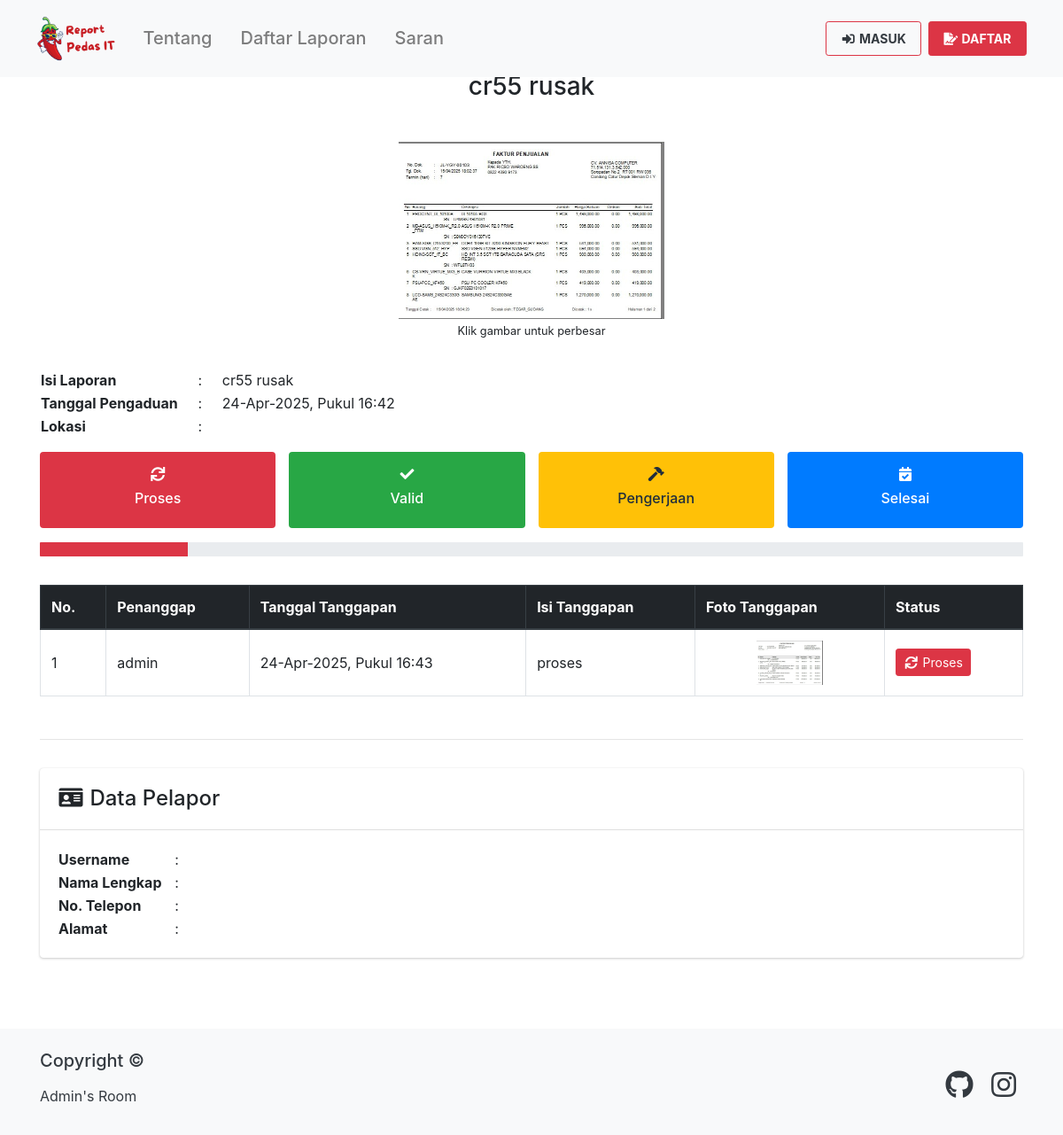
Page /landing/detailPengaduan/29 on the committed database.
### tables this page shows
CREATE TABLE `pengaduan`  (
  `id_pengaduan` int NOT NULL AUTO_INCREMENT,
  `id_pengguna` int NULL DEFAULT NULL,
  `nama_pelapor` varchar(255) NULL DEFAULT NULL,
  `no_wa` varchar(20) NULL DEFAULT NULL,
  `tgl_pengaduan` datetime NOT NULL,
  `isi_laporan` text NOT NULL,
  `foto` varchar(500) NULL DEFAULT 'default.png',
  `status_pengaduan` enum('belum_ditanggapi','proses','valid','pengerjaan','selesai','tidak_valid') NOT NULL DEFAULT 'belum_ditanggapi',
  `petugas` varchar(255) NULL DEFAULT NULL,
  `id_waroeng` int NOT NULL,
  `id_masyarakat` int NULL DEFAULT NULL,
  `id_jabatan` int NULL DEFAULT NULL,
  PRIMARY KEY (`id_pengaduan`) USING BTREE,
  INDEX `id_masyarakat`(`id_masyarakat` ASC) USING BTREE
);

CREATE TABLE `tanggapan`  (
  `id_tanggapan` int NOT NULL AUTO_INCREMENT,
  `isi_tanggapan` text NOT NULL,
  `tgl_tanggapan` datetime NOT NULL,
  `status_tanggapan` enum('proses','valid','pengerjaan','selesai','tidak_valid') NOT NULL,
  `foto_tanggapan` varchar(500) NOT NULL DEFAULT 'default.png',
  `id_pengaduan` int NOT NULL,
  `id_user` int NOT NULL,
  PRIMARY KEY (`id_tanggapan`) USING BTREE,
  INDEX `id_user`(`id_user`) USING BTREE,
  INDEX `id_pengaduan`(`id_pengaduan`) USING BTREE
);

CREATE TABLE `user`  (
  `id_user` int NOT NULL AUTO_INCREMENT,
  `nama` varchar(100) NOT NULL,
  `username` varchar(100) NOT NULL,
  `password` varchar(255) NOT NULL,
  `no_telepon` varchar(20) NOT NULL,
  `jabatan` enum('administrator','operator') NOT NULL,
  PRIMARY KEY (`id_user`) USING BTREE
);

### application/controllers/Landing.php (called while the page is built, shortened)
<?php
class Landing extends CI_Controller
{
	public function __construct()
	{
		$this->load->model('Pengaduan_model', 'pemo');
		$this->load->model('Landing_model', 'lamo');
		$this->load->model('Tanggapan_model', 'tamo');
	}
	public function detailPengaduan($id_pengaduan = 0)
	{
		$data['id_pengaduan'] 	= $id_pengaduan;
		$data['pengaduan']		= $this->pemo->getPengaduanById($id_pengaduan);
		$data['title']  		= 'Detail Pengaduan - ' . $data['pengaduan']['isi_laporan'];
		$data['tanggapan']		= $this->tamo->getTanggapanByIdPengaduan($id_pengaduan);
		$this->load->view('templates/header', $data);
		$this->load->view('landing/detail_pengaduan', $data);
		$this->load->view('templates/footer', $data);
	}
}

### index.php (called while the page is built, shortened)
<?php
require_once BASEPATH.'core/CodeIgniter.php';

### application/models/Pengaduan_model.php (called while the page is built, shortened)
<?php
class Pengaduan_model extends CI_Model
{
	public function getPengaduanById($id_pengaduan)
	{
		$this->db->join('pengguna', 'pengaduan.id_pengguna=pengguna.id_pengguna', 'left');
		$this->db->join('waroeng', 'pengaduan.id_waroeng=waroeng.id_waroeng');
		return $this->db->get_where('pengaduan', ['id_pengaduan' => $id_pengaduan])->row_array();
	}
}

### application/models/Tanggapan_model.php (called while the page is built, shortened)
<?php
class Tanggapan_model extends CI_Model
{
	public function getTanggapanByIdPengaduan($id_pengaduan)
	{
		$this->db->join('user', 'tanggapan.id_user=user.id_user');
		$this->db->join('pengaduan', 'tanggapan.id_pengaduan=pengaduan.id_pengaduan');
		$this->db->order_by('id_tanggapan', 'asc');
		return $this->db->get_where('tanggapan', ['pengaduan.id_pengaduan' => $id_pengaduan])->result_array();
	}
}

### application/views/landing/detail_pengaduan.php (the view, shortened to what this page needs)
<header>
	<nav class="navbar navbar-expand-lg navbar-light bg-light fixed-top">
	  <div class="container">
	    <a class="navbar-brand" href="<?= base_url(); ?>">
	      <img src="<?= base_url('assets/img/img_properties/favicon-text.png'); ?>" class="d-inline-block align-top img-fluid img-w-100">
	    </a>
	    <div class="collapse navbar-collapse" id="navbarNavAltMarkup">
	      <div class="navbar-nav">
	        <a class="nav-link page-scroll" href="<?= base_url('landing/'); ?>#tentang"><h5 class="my-auto">Tentang</h5></a>
	        <a class="nav-link page-scroll" href="<?= base_url('landing/'); ?>#daftar_laporan"><h5 class="my-auto">Daftar Laporan</h5></a>
	        <a class="nav-link page-scroll" href="<?= base_url('landing/'); ?>#saran"><h5 class="my-auto">Saran</h5></a>
	      </div>
	      <div class="navbar-nav ml-auto">
	        <a class="nav-link btn btn-sm font-weight-bold m-1 btn-login" href="<?= base_url('landing/masuk'); ?>"><i class="fas fa-fw fa-sign-in-alt"></i> MASUK</a>
	        <a class="nav-link btn btn-sm font-weight-bold m-1 btn-danger text-white" href="<?= base_url('landing/daftar'); ?>"><i class="fas fa-fw fa-file-signature"></i> DAFTAR</a>
	      </div>
	    </div>
	  </div>
	</nav>
</header>
<main class="flex-shrink-0">
	<div class="container mb-5">
		<div class="row justify-content-center py-3">
			<div class="col-lg header-title">
				<h3 class="text-center"><?= $pengaduan['isi_laporan']; ?></h3>
			</div>
		</div>
		<div class="row text-center py-3">
			<div class="col-lg">
				<a href="<?= base_url('assets/img/img_pengaduan/') . $pengaduan['foto']; ?>" class="enlarge">
					<img src="<?= base_url('assets/img/img_pengaduan/') . $pengaduan['foto']; ?>" class="img-fluid img-hm-200" alt="<?= $pengaduan['foto']; ?>">
				</a><br>
				<small>Klik gambar untuk perbesar</small>
			</div>
		</div>
		<div class="row my-3">
			<div class="col-lg">
				<table>
					<tr>
						<th class="align-middle">Isi Laporan</th>
						<td style="width: 3rem" class="align-middle text-center">:</td>
						<td class="align-middle"><?= $pengaduan['isi_laporan']; ?></td>
					</tr>
					<tr>
						<th class="align-middle">Tanggal Pengaduan</th>
						<td style="width: 3rem" class="align-middle text-center">:</td>
						<td class="align-middle"><?= date('d-M-Y, \P\u\k\u\l H:i', strtotime($pengaduan['tgl_pengaduan'])); ?></td>
					</tr>
					<tr>
						<th class="align-middle">Lokasi</th>
						<td style="width: 3rem" class="align-middle text-center">:</td>
						<td class="align-middle"><?= $pengaduan['kelurahan']; ?></td>
					</tr>
				</table>
			</div>
		</div>
		<div class="row my-2">
			<div class="col-3">
				<div class="text-center bg-danger py-3 rounded text-white">
					<h6><i class="fas fa-fw fa-sync"></i></h6>
					<h6>Proses</h6>
				</div>
			</div>
			<div class="col-3">
				<div class="text-center bg-success py-3 rounded text-white">
					<h6><i class="fas fa-fw fa-check"></i></h6>
					<h6>Valid</h6>
				</div>
			</div>
			<div class="col-3">
				<div class="text-center bg-warning py-3 rounded text-white">
					<h6><i class="fas fa-fw fa-hammer"></i></h6>
					<h6>Pengerjaan</h6>
				</div>
			</div>
			<div class="col-3">
				<div class="text-center bg-primary py-3 rounded text-white">
					<h6><i class="fas fa-fw fa-calendar-check"></i></h6>
					<h6>Selesai</h6>
				</div>
			</div>
		</div>
		<div class="row my-3">
			<div class="col">
				<?php if ($pengaduan['status_pengaduan'] == 'belum_ditanggapi'): ?>
					<div class="progress">
						<div class="progress-bar progress-bar-striped bg-danger" role="progressbar" style="width: 15%" aria-valuenow="15" aria-valuemin="0" aria-valuemax="100"></div>
					</div>
				<?php elseif ($pengaduan['status_pengaduan'] == 'proses'): ?>
					<div class="progress">
					  <div class="progress-bar bg-danger" role="progressbar" style="width: 15%" aria-valuenow="15" aria-valuemin="0" aria-valuemax="15"></div>
					</div>
				<?php elseif ($pengaduan['status_pengaduan'] == 'valid'): ?>
					<div class="progress">
					  <div class="progress-bar bg-success" role="progressbar" style="width: 40%" aria-valuenow="40" aria-valuemin="0" aria-valuemax="40"></div>
					</div>
				<?php elseif ($pengaduan['status_pengaduan'] == 'pengerjaan'): ?>
					<div class="progress">
					  <div class="progress-bar bg-warning" role="progressbar" style="width: 65%" aria-valuenow="65" aria-valuemin="0" aria-valuemax="65"></div>
					</div>
				<?php elseif ($pengaduan['status_pengaduan'] == 'selesai'): ?>
					<div class="progress">
					  <div class="progress-bar bg-primary" role="progressbar" style="width: 100%" aria-valuenow="100" aria-valuemin="0" aria-valuemax="100"></div>
					</div>
				<?php endif ?>
			</div>
		</div>
		<div class="row py-3">
			<div class="col-lg">
				<div class="table-responsive">
					<table class="table table-bordered">
						<thead class="thead-dark">
							<tr>
								<th class="align-middle">No.</th>
								<th class="align-middle">Penanggap</th>
								<th class="align-middle">Tanggal Tanggapan</th>
								<th class="align-middle">Isi Tanggapan</th>
								<th class="align-middle">Foto Tanggapan</th>
								<th class="align-middle">Status</th>
							</tr>
						</thead>
						<tbody>
							<?php $i = 1; ?>
							<?php foreach ($tanggapan as $dt): ?>
								<tr>
									<td class="align-middle"><?= $i++; ?></td>
									<td class="align-middle"><?= $dt['username']; ?></td>
									<td class="align-middle"><?= date('d-M-Y, \P\u\k\u\l H:i', strtotime($dt['tgl_tanggapan'])); ?></td>
									<td class="align-middle"><?= $dt['isi_tanggapan']; ?></td>
									<?php
										$status = explode('_', $dt['status_tanggapan']);
										$status = implode(' ', $status);
										$status = ucwords(strtolower($status));
									?>
									<td class="align-middle text-center">
										<a href="<?= base_url('assets/img/img_tanggapan/') . $dt['foto_tanggapan']; ?>" class="enlarge">
											<img src="<?= base_url('assets/img/img_tanggapan/') . $dt['foto_tanggapan']; ?>" class="img-fluid img-w-75-hm-100" alt="<?= $dt['foto_tanggapan']; ?>">
										</a>
									</td>
									<td class="align-middle">
										<?php if ($dt['status_tanggapan'] == 'proses'): ?>
											<button type="button" class="btn btn-sm text-center btn-danger"><i class="fas fa-fw fa-sync"></i> <?= $status; ?></button>
										<?php elseif ($dt['status_tanggapan'] == 'valid'): ?>
											<button type="button" class="btn btn-sm text-center btn-success"><i class="fas fa-fw fa-check"></i> <?= $status; ?></button>
										<?php elseif ($dt['status_tanggapan'] == 'pengerjaan'): ?>
											<button type="button" class="btn btn-sm text-center btn-warning"><i class="fas fa-fw fa-hammer"></i> <?= $status; ?></button>
										<?php elseif ($dt['status_tanggapan'] == 'selesai'): ?>
											<button type="button" class="btn btn-sm text-center btn-primary"><i class="fas fa-fw fa-check-double"></i> <?= $status; ?></button>
										<?php elseif ($dt['status_tanggapan'] == 'tidak_valid'): ?>
											<button type="button" class="btn btn-sm text-center btn-secondary"><i class="fas fa-fw fa-times"></i> <?= $status; ?></button>
										<?php else: ?>
											<button type="button" class="btn btn-sm text-center btn-secondary"><i class="fas fa-fw fa-times"></i> <?= $status; ?></button>
										<?php endif ?>
									</td>
								</tr>
							<?php endforeach ?>
						</tbody>
					</table>
				</div>
			</div>
		</div>
		<hr>
		<div class="row py-3">
			<div class="col-lg">
				<div class="card">
					<div class="card-header mt-2">
						<h4><i class="fas fa-fw fa-id-card"></i> Data Pelapor</h4>
					</div>
					<div class="card-body">
						<table>
							<tr>
								<th>Username</th>
								<td style="width: 2rem; text-align: center;"> : </td>
								<td><?= $pengaduan['username']; ?></td>
							</tr>
							<tr>
								<th>Nama Lengkap</th>
								<td style="width: 2rem; text-align: center;"> : </td>
								<td><?= $pengaduan['nama']; ?></td>
							</tr>
							<tr>
								<th>No. Telepon</th>
								<td style="width: 2rem; text-align: center;"> : </td>
								<td><?= $pengaduan['no_telepon']; ?></td>
							</tr>
							<tr>
								<th>Alamat</th>
								<td style="width: 2rem; text-align: center;"> : </td>
								<td><?= $pengaduan['alamat']; ?></td>
							</tr>
						</table>
					</div>
				</div>
			</div>
		</div>
	</div>
</main>

### assets/css/zona_lapor.css (style rules this page uses)
main > .container { padding: 60px 15px 0; }
.header-title { margin: 5px 0; text-align: center; }
@media (min-width: 992px) { .header-title { margin: 5px 0; text-align: left; } }
.img-w-75-hm-100 { max-height: 100px !important; width: 75px !important; }
.img-w-100 { width: 100px !important; }
.img-hm-200 { max-height: 200px !important; }
.btn-login { background: transparent !important; border: 1px solid #DC3545; color: #343a40 !important; }

### rows in the picture
pengaduan: isi_laporan "cr55 rusak", foto (picture), tgl_pengaduan "24-Apr-2025, Pukul 16:42"
tanggapan: id_user.username "admin", tgl_tanggapan "24-Apr-2025, Pukul 16:43", isi_tanggapan "proses", foto_tanggapan (picture), status_tanggapan "Proses"
